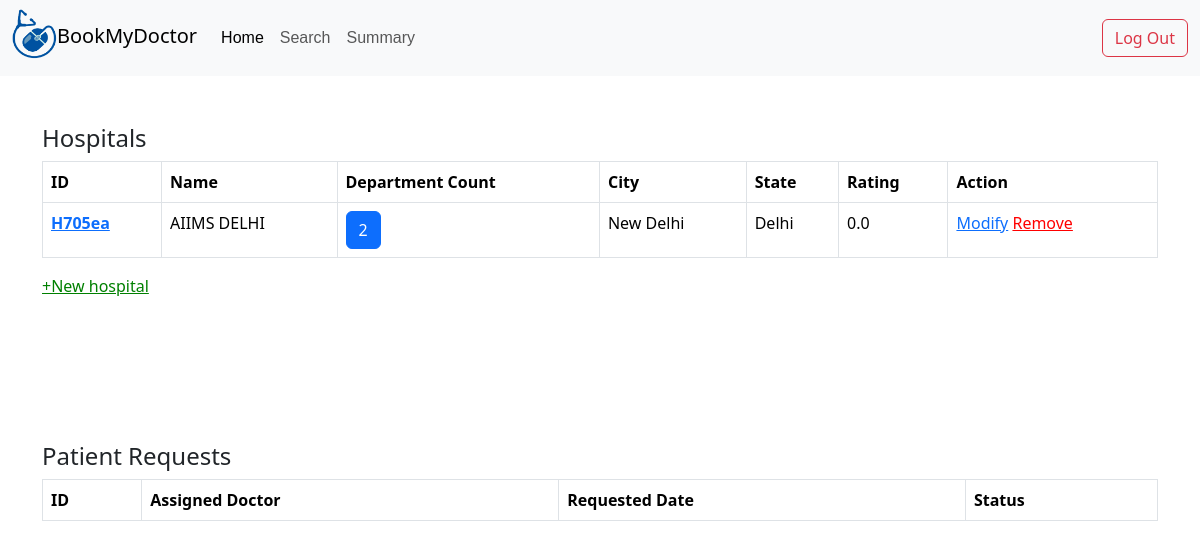
The app's page /admin/dashboard with its own data.
### application/models.py (models this page shows)
class Hospital(db.Model):
    id=db.Column(db.String(),primary_key=True)
    name=db.Column(db.String())
    state=db.Column(db.String())
    city=db.Column(db.String())
    nDept=db.Column(db.Integer,default=0)
    rating=db.Column(db.Float,default=0)

### application/controllers.py (the view)
@app.route('/admin/dashboard',methods=['GET','POST'])
def adminDashboard():
    deptdocs=[]
    for i in Deptdoc.query.all():
        deptdocs.append((i,Doctor.query.get(i.docid)))
    return render_template('admin_dash.html',hospitals=Hospital.query.all(),deptdocs=deptdocs,departments=Department.query.all())

### templates/admin_dash.html (shortened to what this page needs)
<!DOCTYPE html>
<html lang="en">
<head>
    <link href="https://cdn.jsdelivr.net/npm/bootstrap@5.3.3/dist/css/bootstrap.min.css" rel="stylesheet">
    <link rel="stylesheet" href="../static/admin_dash.css">
</head>
<body>
    <nav class="navbar navbar-expand-lg bg-body-tertiary">
        <div class="container-fluid">
            <a class="navbar-brand" href="#">
                <img class="logo" src="/static/images/logo.png"  width="45" height="50">BookMyDoctor
            </a>
          <div class="collapse navbar-collapse" id="navbarSupportedContent">
            <ul class="navbar-nav me-auto mb-2 mb-lg-0">
              <li class="nav-item">
                <a class="nav-link active" aria-current="page" href="#">Home</a>
              </li>
              <li class="nav-item">
                <a class="nav-link" href="#">Search</a>
              </li>
              <li class="nav-item">
                <a class="nav-link" href="#">Summary</a>
              </li>
            </ul>
              <a type="button" href="/" class="btn btn-outline-danger" >Log Out</a>
          </div>
        </div>
    </nav>
    <div class="container table-responsive mt-5" id="hospitals">
        <h4>Hospitals</h4>
      {%if hospitals|length%}
      <table class="table  table-bordered table-hover">
        <thead>
          <tr>
            <th scope="col">ID</th>
            <th scope="col">Name</th>
            <th scope="col">Department Count</th>
            <th scope="col">City</th>
            <th scope="col">State</th>
            <th scope="col">Rating</th>
            <th scope="col">Action</th>
          </tr>
        </thead>
        <tbody>
        {%for hospital in hospitals%}
          <tr>
            <th scope="row"><a href="/{{hospital.id}}/hospital/details">{{hospital.id}}</a></th>
            <td>{{hospital.name}}</td>
            <td ><button class="btn btn-primary catBtn" value="{{hospital.id}}">{{hospital.nDept}}</button></td>
            <td>{{hospital.city}}</td>
            <td>{{hospital.state}}</td>
            <td>{{hospital.rating}}</td>
            <td><a href="/{{hospital.id}}/hospital/modify">Modify</a> <a href="/{{hospital.id}}/hospital/remove" style="color:red">Remove</a></td>
          </tr>
        {%endfor%}
        </tbody>
      </table>
      {%else%}
      <h5>Oops! No hospitals added yet.</h5>
      {%endif%}
      <a href="/hospital/create" style="color:green">+New hospital</a>
      </div>
      <br><br>
      <br><br>
      <div class="container table-responsive mt-5">
        <h4>Patient Requests</h4>
      <table class="table table-bordered table-hover">
        <thead>
          <tr>
            <th scope="col">ID</th>
            <th scope="col">Assigned Doctor</th>
            <th scope="col">Requested Date</th>
            <th scope="col">Status</th>
          </tr>
        </thead>
      </table>
      </div>
</body>
</html>

### static/admin_dash.css (style rules this page uses)
.logo { transform: translateY(-4px); font-family: sans-serif; }
.nav-link { font-family: 'Lucida Sans', 'Lucida Sans Regular', 'Lucida Grande', 'Lucida Sans Unicode', Geneva, Verdana, sans-serif; }
.active { color:red; }

### records on screen
Hospital: id "H705ea", name "AIIMS DELHI", nDept "2", city "New Delhi", state "Delhi", rating "0.0"
